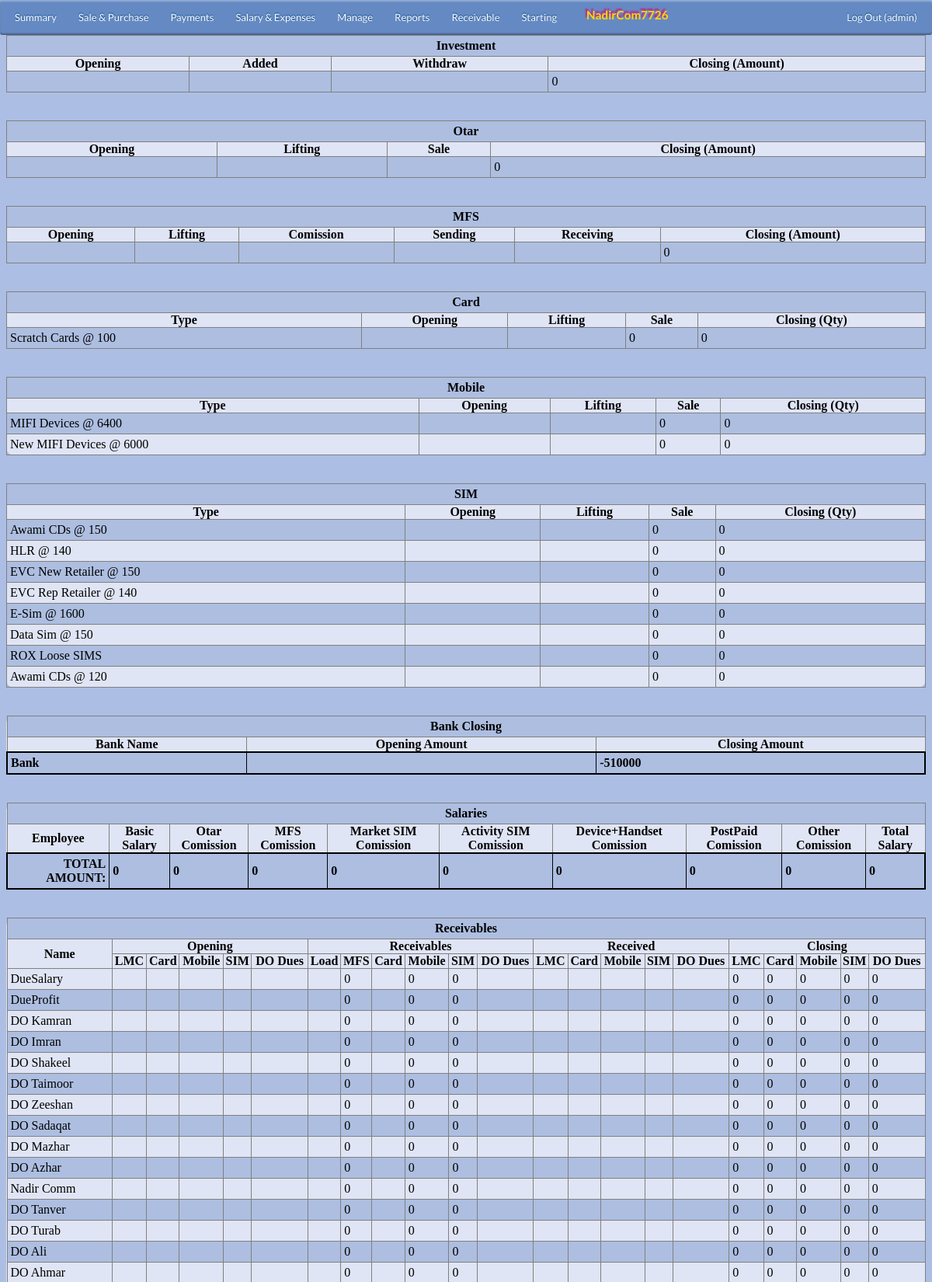
/admin/monthclosing.php (signed in, upper part), run on the app's committed database.
### tables this page shows
CREATE TABLE `config` (
  `id` int(11) NOT NULL,
  `name` varchar(50) DEFAULT NULL,
  `customName` varchar(100) DEFAULT NULL
);

CREATE TABLE `types` (
  `typeID` int(11) NOT NULL,
  `productName` varchar(30) DEFAULT NULL,
  `typeName` varchar(30) DEFAULT NULL,
  `typeComments` varchar(100) DEFAULT NULL,
  `isActive` tinyint(1) DEFAULT 1
);

CREATE TABLE `empinfo` (
  `EmpID` int(11) NOT NULL,
  `EmpName` varchar(30) DEFAULT NULL,
  `EmpJoinDate` date DEFAULT NULL,
  `EmpFixedSalary` int(11) DEFAULT NULL,
  `EmpStatus` varchar(20) DEFAULT NULL,
  `empType` varchar(10) DEFAULT NULL,
  `Comments` varchar(100) DEFAULT NULL,
  `sort_order` int(11) DEFAULT NULL,
  `showIn` tinyint(4) DEFAULT NULL,
  `otcomrate` float DEFAULT NULL,
  `completeName` varchar(50) DEFAULT NULL,
  `contactNo` varchar(20) DEFAULT NULL,
  `empAddress` varchar(200) DEFAULT NULL,
  `doLine` varchar(20) DEFAULT NULL,
  `cnic` varchar(15) DEFAULT NULL
);

### admin/monthclosing.php (the view, shortened to what the rows shown need)
<?php
include_once('includes/variables.php');
include_once('includes/openclose.php');
include_once('includes/globalvar.php');
?>
			<head>
						<?php
						include_once('includes/navbar.php');
						?>
			</head>
				<center>
					<caption> <h1>Opening & Closing</h1></caption>
				</center>
		<table cellpadding="0" cellspacing="0" border="1" align="center" id="dbResult">
				<tr >
					<th>Opening</th>
					<th>Added</th>
					<th>Withdraw</th>
					<th>Closing (Amount)</th>
				</tr>
		</table>
		<table cellpadding="0" cellspacing="0" border="1" align="center" id="dbResult">
				<tr >
					<th>Opening</th>
					<th>Lifting</th>
					<th>Sale</th>
					<th>Closing (Amount)</th>
				</tr>
		</table>
		<table cellpadding="0" cellspacing="0" border="1" align="center" id="dbResult">
				<tr >
					<th>Opening</th>
					<th>Lifting</th>
					<th>Comission</th>
					<th>Sending</th>
					<th>Receiving</th>
					<th>Closing (Amount)</th>
				</tr>
		</table>
		<table cellpadding="0" cellspacing="0" border="1" align="center" id="dbResult">
				<tr >
					<th>Type</th>
					<th>Opening</th>
					<th>Lifting</th>
					<th>Sale</th>
					<th>Closing (Qty)</th>
				</tr>
				<?php
					$sql = mysqli_query($con,"SELECT typeName FROM types WHERE productName='Card' AND isActive=1 ")or die(mysqli_query());
					WHILE($Data=mysqli_fetch_array($sql))
					{
						$subType=$Data['typeName'];
					echo "<tr>";
						echo "<td>";
						echo $subType;
						echo "</td>";
						$q = mysqli_query($con,"SELECT * from openingclosing WHERE ocType= 'Card' AND oMonth='$CurrentMonth' AND ocEmp='$subType' ORDER BY ocID DESC LIMIT 1 ")or die(mysqli_query());
							$d=mysqli_fetch_array($q);
								$open=$d['ocAmnt'];
						echo "<td>";
						echo "</td>";
						$q = mysqli_query($con,"SELECT sum(csQty) from tbl_cards WHERE csType='$subType' AND csStatus='Received' AND csDate BETWEEN '$QueryFD' AND '$QueryLD'  ")or die(mysqli_query());
							$d=mysqli_fetch_array($q);
								$purchz=$d['sum(csQty)'];
						echo "<td>";
						echo "</td>";
						$slAmnt=0; $qt2=0; $rt2=0; $sumQt=0; $cnt=0; $avgrt=0;
						echo "<td>";
						echo $sumQt;
						echo "</td>";
							$cl=$open + $purchz - $sumQt;
						echo "<td>";
						echo $cl;
						echo "</td>";
					echo "</tr>";
					}
				?>
		</table>
		<table cellpadding="0" cellspacing="0" border="1" align="center" id="dbResult">
				<tr >
					<th>Type</th>
					<th>Opening</th>
					<th>Lifting</th>
					<th>Sale</th>
					<th>Closing (Qty)</th>
				</tr>
				<?php
					$sql = mysqli_query($con,"SELECT typeName FROM types WHERE productName='Mobile' AND isActive=1 ")or die(mysqli_query());
					WHILE($Data=mysqli_fetch_array($sql))
					{
					echo "<tr>";
						$subType=$Data['typeName'];
						echo "<td>";
						echo $subType;
						echo "</td>";
						$q1 = mysqli_query($con,"SELECT * from openingclosing WHERE ocType= 'Mobile' AND oMonth='$CurrentMonth' AND ocEmp='$subType' ORDER BY ocID DESC LIMIT 1 ")or die(mysqli_query());
							$d=mysqli_fetch_array($q1);
								$open=$d['ocAmnt'];
						echo "<td>";
						echo "</td>";
						$q3 = mysqli_query($con,"SELECT sum(qty) from tbl_product_stock WHERE pSubType='$subType' AND trtype='Received' AND sDate BETWEEN '$QueryFD' AND '$QueryLD'  ")or die(mysqli_query());
							$d=mysqli_fetch_array($q3);
							$purchz=$d['sum(qty)'];
						echo "<td>";
						echo "</td>";
						$slAmnt=0; $qt2=0; $rt2=0; $sumQt=0; $cnt=0; $avgrt=0;
						echo "<td>";
						echo $sumQt;
						echo "</td>";
							$cl=$open + $purchz - $sumQt;
						echo "<td>";
						echo $cl;
						echo "</td>";
					echo "</tr>";
					}
				?>
		</table>
		<table cellpadding="0" cellspacing="0" border="1" align="center" id="dbResult">
				<tr >
					<th>Type</th>
					<th>Opening</th>
					<th>Lifting</th>
					<th>Sale</th>
					<th>Closing (Qty)</th>
				</tr>
				<?php
					$sql = mysqli_query($con,"SELECT typeName FROM types WHERE productName='SIM' AND isActive=1 ")or die(mysqli_query());
					WHILE($Data=mysqli_fetch_array($sql))
					{
					echo "<tr>";
						$subType=$Data['typeName'];
						echo "<td>";
						echo $subType;
						echo "</td>";
						$q1 = mysqli_query($con,"SELECT * from openingclosing WHERE ocType= 'SIM' AND oMonth='$CurrentMonth' AND ocEmp='$subType' ORDER BY ocID DESC LIMIT 1 ")or die(mysqli_query());
							$d=mysqli_fetch_array($q1);
								$open=$d['ocAmnt'];
							echo "<td>";
						echo "</td>";
						$q3 = mysqli_query($con,"SELECT sum(qty) from tbl_product_stock WHERE pSubType='$subType' AND trtype='Received' AND sDate BETWEEN '$QueryFD' AND '$QueryLD'  ")or die(mysqli_query());
							$d=mysqli_fetch_array($q3);
							$purchz=$d['sum(qty)'];
						echo "<td>";
						echo "</td>";
						$slAmnt=0; $qt2=0; $rt2=0; $sumQt=0; $cnt=0; $avgrt=0;
						echo "<td>";
						echo $sumQt;
						echo "</td>";
							$cl=$open + $purchz - $sumQt;
						echo "<td>";
						echo $cl;
						echo "</td>";
					echo "</tr>";
					}
				?>
		</table>
		<table cellpadding="0" cellspacing="0" border="1" align="center" id="dbResult">
				<tr >
					<th>Bank Name</th>
					<th>Opening Amount</th>
					<th>Closing Amount</th>
				</tr>
				<tr style="border: solid black 2px;"  >
						<td> <b><?php echo $NameHere; ?></b></td>
				</tr>
		</table>
		<table cellpadding="0" cellspacing="0" border="1" align="center" id="dbResult">
				<tr >
					<th>Employee</th>
					<th>Basic Salary</th>
					<th>Otar Comission</th>
					<th>MFS Comission</th>
					<th>Market SIM Comission</th>
					<th>Activity SIM Comission</th>
					<th>Device+Handset Comission</th>
					<th>PostPaid Comission</th>
					<th>Other Comission</th>
					<th>Total Salary</th>
				</tr>
				<?php
				$doQ=mysqli_query($con,"SELECT EmpName from empinfo WHERE EmpStatus='Active' Order by sort_order ASC");
				while($data=mysqli_fetch_array($doQ))
				{
							$Employee=$data['EmpName'];
				}
				?>
		</table>
		<table cellpadding="0" cellspacing="0" border="1" align="center" id="dbResult">
				<tr >
					<th rowspan="2">Name</th>
					<th colspan="5">Opening</th>
					<th colspan="6">Receivables</th>
					<th colspan="5">Received</th>
					<th colspan="5">Closing</th>
				</tr>
				<tr >
					<th>LMC</th>
					<th>Card</th>
					<th>Mobile</th>
					<th>SIM</th>
					<th>DO Dues</th>
					<th>Load</th>
					<th>MFS</th>
					<th>Card</th>
					<th>Mobile</th>
					<th>SIM</th>
					<th>DO Dues</th>
					<th>LMC</th>
					<th>Card</th>
					<th>Mobile</th>
					<th>SIM</th>
					<th>DO Dues</th>
					<th>LMC</th>
					<th>Card</th>
					<th>Mobile</th>
					<th>SIM</th>
					<th>DO Dues</th>
				</tr>
				<?php
		$doQ=mysqli_query($con,"SELECT EmpName from empinfo WHERE EmpStatus='Active' ");
			while($data00=mysqli_fetch_array($doQ))
				{
				echo "<tr>";
							$Employee=$data00['EmpName'];
					echo "<td>";
					echo $Employee;
					echo "</td>";
							$EmpOpening=mysqli_query($con,"SELECT ocAmnt From openingclosing WHERE ocEmp='$Employee' AND oMonth='$CurrentMonth' AND ocType='Cash'  ");
							$Data0=mysqli_fetch_array($EmpOpening);
							$opening = $Data0['ocAmnt'];
							$openCash=$opening;
					echo "<td>";
					echo "</td>";
							$CardCashOpening=mysqli_query($con,"SELECT ocAmnt From openingclosing WHERE ocEmp='$Employee' AND oMonth='$CurrentMonth' AND ocType='Card'  ");
							$Data01=mysqli_fetch_array($CardCashOpening);
							$openCardCash = $Data01['ocAmnt'];
					echo "<td>";
					echo "</td>";
							$MobileCashOpening=mysqli_query($con,"SELECT ocAmnt From openingclosing WHERE ocEmp='$Employee' AND oMonth='$CurrentMonth' AND ocType='Mobile'  ");
							$Data02=mysqli_fetch_array($MobileCashOpening);
							$openMobileCash = $Data02['ocAmnt'];
					echo "<td>";
					echo "</td>";
							$SIMCashOpening=mysqli_query($con,"SELECT ocAmnt From openingclosing WHERE ocEmp='$Employee' AND oMonth='$CurrentMonth' AND ocType='SIM'  ");
							$Data03=mysqli_fetch_array($SIMCashOpening);
							$openSIMCash = $Data03['ocAmnt'];
					echo "<td>";
					echo "</td>";
							$DuesOpening=mysqli_query($con,"SELECT ocAmnt From openingclosing WHERE ocEmp='$Employee' AND oMonth='$CurrentMonth' AND ocType='DO Dues'  ");
							$Data1=mysqli_fetch_array($DuesOpening);
							$openingDue = $Data1['ocAmnt'];
					echo "<td>";
					echo "</td>";
									$q2=mysqli_query($con,"SELECT sum(loadAmnt),sum(loadTransfer), sum(loadProfit), sum(loadExcessProfit) FROM tbl_mobile_load WHERE loadStatus='Sent' AND loadEmp='$Employee' AND loadDate BETWEEN '$QueryFD' AND '$QueryLD' ");
									$Data2=mysqli_fetch_array($q2);
							$load= $Data2['sum(loadAmnt)'];
					echo "<td>";
					echo "</td>";
									$q3=mysqli_query($con,"SELECT sum(mfsAmnt) FROM tbl_financial_service WHERE mfsStatus='Sent' AND mfsEmp='$Employee' AND mfsDate BETWEEN '$QueryFD' AND '$QueryLD' ");
									$Data3=mysqli_fetch_array($q3);
							$mfsSend= $Data3['sum(mfsAmnt)'];
									$q4=mysqli_query($con,"SELECT sum(mfsAmnt) FROM tbl_financial_service WHERE mfsStatus='Received' AND mfsEmp='$Employee' AND mfsDate BETWEEN '$QueryFD' AND '$QueryLD' ");
									$Data4=mysqli_fetch_array($q4);
							$mfsReceive = $Data4['sum(mfsAmnt)'];
							$mfsClose = $mfsSend-$mfsReceive;
					echo "<td>";
					echo $mfsClose;
					echo "</td>";
									$q5=mysqli_query($con,"SELECT sum(csQty), sum(csOrgAmnt), sum(csTotalAmnt), avg(csRate), sum(csProLoss) FROM tbl_cards WHERE csStatus='Sent' AND csEmp='$Employee' AND csDate BETWEEN '$QueryFD' AND '$QueryLD' ");
									$Data5=mysqli_fetch_array($q5);
							$sAmountCard= $Data5['sum(csTotalAmnt)'];
					echo "<td>";
					echo "</td>";
							$sAmntSum0=0;
							$sq6 = mysqli_query($con,"SELECT typeName FROM types WHERE productName='Mobile'")or die(mysqli_query());
								WHILE($Data6=mysqli_fetch_array($sq6))
								{
									$slAmnt=0; $qt2=0; $rt2=0; $sumQt=0;
									$sAmntSum0=$sAmntSum0+$slAmnt;
								}
					echo "<td>";
					echo $sAmntSum0;
					echo "</td>";
							$sAmntSum1=0;
							$sq8 = mysqli_query($con,"SELECT typeName FROM types WHERE productName='SIM'")or die(mysqli_query());
								WHILE($Data8=mysqli_fetch_array($sq8))
								{
									$slAmnt=0; $qt2=0; $rt2=0; $sumQt=0;
									$sAmntSum1=$sAmntSum1+$slAmnt;
								}
					echo "<td>";
					echo $sAmntSum1;
					echo "</td>";
							$q10=mysqli_query($con,"SELECT sum(rpAmnt) FROM receiptpayment WHERE rpFor ='DO Dues' AND rpStatus='PaidTo' AND rpFromTo='$Employee' AND rpDate BETWEEN '$QueryFD' AND '$QueryLD' ");
									$Data10=mysqli_fetch_array($q10);
								$givendo= $Data10['sum(rpAmnt)'];
					echo "<td>";
					echo "</td>";
							$q11=mysqli_query($con,"SELECT sum(rpAmnt) FROM receiptpayment WHERE rpFor ='LMC' AND rpStatus='ReceivedFrom' AND rpFromTo='$Employee' AND rpDate BETWEEN '$QueryFD' AND '$QueryLD' ");
									$Data11=mysqli_fetch_array($q11);
								$takenlmc= $Data11['sum(rpAmnt)'];
					echo "<td>";
					echo "</td>";
					$q101=mysqli_query($con,"SELECT sum(rpAmnt) FROM receiptpayment WHERE rpFor ='Card' AND rpStatus='ReceivedFrom' AND rpFromTo='$Employee' AND rpDate BETWEEN '$QueryFD' AND '$QueryLD' ");
									$Data101=mysqli_fetch_array($q101);
								$takenCard= $Data101['sum(rpAmnt)'];
					echo "<td>";
					echo "</td>";
							$q12=mysqli_query($con,"SELECT sum(rpAmnt) FROM receiptpayment WHERE rpFor ='mobile' AND rpStatus='ReceivedFrom' AND rpFromTo='$Employee' AND rpDate BETWEEN '$QueryFD' AND '$QueryLD' ");
									$Data12=mysqli_fetch_array($q12);
								$takenMbl= $Data12['sum(rpAmnt)'];
					echo "<td>";
					echo "</td>";
							$q13=mysqli_query($con,"SELECT sum(rpAmnt) FROM receiptpayment WHERE rpFor ='SIM' AND rpStatus='ReceivedFrom' AND rpFromTo='$Employee' AND rpDate BETWEEN '$QueryFD' AND '$QueryLD' ");
									$Data13=mysqli_fetch_array($q13);
								$takenSIM= $Data13['sum(rpAmnt)'];
					echo "<td>";
					echo "</td>";
							$q14=mysqli_query($con,"SELECT sum(rpAmnt) FROM receiptpayment WHERE rpFor ='DO Dues' AND rpStatus='ReceivedFrom' AND rpFromTo='$Employee' AND rpDate BETWEEN '$QueryFD' AND '$QueryLD' ");
									$Data14=mysqli_fetch_array($q14);
								$takendo= $Data14['sum(rpAmnt)'];
					echo "<td>";
					echo "</td>";
							$CashClose1=($openCash+$load+$mfsClose) - $takenlmc;
					echo "<td>";
					echo $CashClose1;
					echo "</td>";
							$cardClose1=($openCardCash+$sAmountCard)-$takenCard;
					echo "<td>";
					echo $cardClose1;
					echo "</td>";
							$MobileClose1=($openMobileCash+$sAmntSum0) - $takenMbl;
					echo "<td>";
					echo $MobileClose1;
					echo "</td>";
							$SIMClose1=($openSIMCash+$sAmntSum1) - $takenSIM;
					echo "<td>";
					echo $SIMClose1;
					echo "</td>";
							$DueClose1=$openingDue + $givendo - $takendo;
					echo "<td>";
					echo $DueClose1;
					echo "</td>";
				echo "</tr>";
				}
				?>
		</table>

### admin/includes/navbar.php (shortened to what the rows shown need)
<div id='cssmenu'>
	<ul>
		<li style="float:left">
			<h3> <?php echo $childOrganization?></h3>
		</li>
	</ul>
</div>

### data on the page
config: customName "NadirCom7726"
types: typeName "Scratch Cards @ 100", sumQt "0", cl "0"
types: typeName "MIFI Devices @ 6400", sumQt "0", cl "0"
types: typeName "New MIFI Devices @ 6000", sumQt "0", cl "0"
types: typeName "Awami CDs @ 150", sumQt "0", cl "0"
types: typeName "HLR @ 140", sumQt "0", cl "0"
types: typeName "EVC New Retailer @ 150", sumQt "0", cl "0"
types: typeName "EVC Rep Retailer @ 140", sumQt "0", cl "0"
types: typeName "E-Sim @ 1600", sumQt "0", cl "0"
types: typeName "Data Sim @ 150", sumQt "0", cl "0"
types: typeName "ROX Loose SIMS", sumQt "0", cl "0"
types: typeName "Awami CDs @ 120", sumQt "0", cl "0"
config: customName "Bank"
empinfo: EmpName "DueSalary", mfsClose "0", sAmntSum0 "0", sAmntSum1 "0", CashClose1 "0", cardClose1 "0", MobileClose1 "0", SIMClose1 "0", DueClose1 "0"
empinfo: EmpName "DueProfit", mfsClose "0", sAmntSum0 "0", sAmntSum1 "0", CashClose1 "0", cardClose1 "0", MobileClose1 "0", SIMClose1 "0", DueClose1 "0"
empinfo: EmpName "DO Kamran", mfsClose "0", sAmntSum0 "0", sAmntSum1 "0", CashClose1 "0", cardClose1 "0", MobileClose1 "0", SIMClose1 "0", DueClose1 "0"
empinfo: EmpName "DO Imran", mfsClose "0", sAmntSum0 "0", sAmntSum1 "0", CashClose1 "0", cardClose1 "0", MobileClose1 "0", SIMClose1 "0", DueClose1 "0"
empinfo: EmpName "DO Shakeel", mfsClose "0", sAmntSum0 "0", sAmntSum1 "0", CashClose1 "0", cardClose1 "0", MobileClose1 "0", SIMClose1 "0", DueClose1 "0"
empinfo: EmpName "DO Taimoor", mfsClose "0", sAmntSum0 "0", sAmntSum1 "0", CashClose1 "0", cardClose1 "0", MobileClose1 "0", SIMClose1 "0", DueClose1 "0"
empinfo: EmpName "DO Zeeshan", mfsClose "0", sAmntSum0 "0", sAmntSum1 "0", CashClose1 "0", cardClose1 "0", MobileClose1 "0", SIMClose1 "0", DueClose1 "0"
empinfo: EmpName "DO Sadaqat", mfsClose "0", sAmntSum0 "0", sAmntSum1 "0", CashClose1 "0", cardClose1 "0", MobileClose1 "0", SIMClose1 "0", DueClose1 "0"
empinfo: EmpName "DO Mazhar", mfsClose "0", sAmntSum0 "0", sAmntSum1 "0", CashClose1 "0", cardClose1 "0", MobileClose1 "0", SIMClose1 "0", DueClose1 "0"
empinfo: EmpName "DO Azhar", mfsClose "0", sAmntSum0 "0", sAmntSum1 "0", CashClose1 "0", cardClose1 "0", MobileClose1 "0", SIMClose1 "0", DueClose1 "0"
empinfo: EmpName "Nadir Comm", mfsClose "0", sAmntSum0 "0", sAmntSum1 "0", CashClose1 "0", cardClose1 "0", MobileClose1 "0", SIMClose1 "0", DueClose1 "0"
empinfo: EmpName "DO Tanver", mfsClose "0", sAmntSum0 "0", sAmntSum1 "0", CashClose1 "0", cardClose1 "0", MobileClose1 "0", SIMClose1 "0", DueClose1 "0"
empinfo: EmpName "DO Turab", mfsClose "0", sAmntSum0 "0", sAmntSum1 "0", CashClose1 "0", cardClose1 "0", MobileClose1 "0", SIMClose1 "0", DueClose1 "0"
empinfo: EmpName "DO Ali", mfsClose "0", sAmntSum0 "0", sAmntSum1 "0", CashClose1 "0", cardClose1 "0", MobileClose1 "0", SIMClose1 "0", DueClose1 "0"
empinfo: EmpName "DO Ahmar", mfsClose "0", sAmntSum0 "0", sAmntSum1 "0", CashClose1 "0", cardClose1 "0", MobileClose1 "0", SIMClose1 "0", DueClose1 "0"

### other printed values
$currentActiveUser "admin"
$currentinvestment "0"
$FrOtarClosing "0"
$mfsClose "0"
$BankClosing "-510000"
$sumBasic "0"
$sumOtar "0"
$sumMfs "0"
$sumMarket "0"
$sumActivity "0"
$sumDevSet "0"
$sumPostPaid "0"
$sumOther "0"
$sumGrossSal "0"
